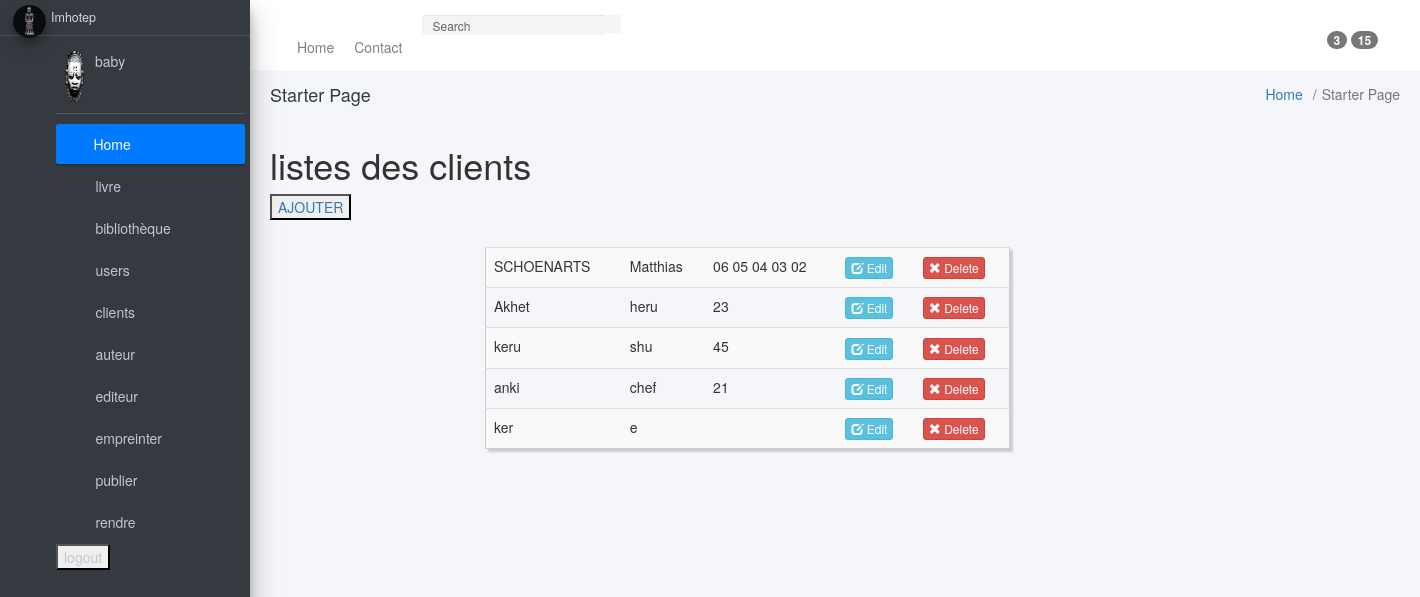
Screenshot of /admin/starter.php?page=clientlist (signed in) with the database file from the repository.
### tables this page shows
CREATE TABLE `client` (
  `id_client` int(11) NOT NULL,
  `nom` varchar(200) NOT NULL,
  `prenom` varchar(200) NOT NULL,
  `telephone` varchar(15) NOT NULL
);

### client/clientlist.php (the view, shortened to what this page needs)
<?php
include "../includes/connexiondb.php";
include "../includes/define.php";
?>
<!DOCTYPE html>
<html>
    <head>
		<link href="//netdna.bootstrapcdn.com/bootstrap/3.0.0/css/bootstrap.min.css" rel="stylesheet" id="bootstrap-css">
        <link rel="stylesheet" href="../css/tabl.css"/>
    </head>
    <body>
        <h1>listes des clients</h1>
        <a id="create" href="?page=formclient"><button>AJOUTER</button></a>
        <div class="container">
            <div class="row col-md-6 col-md-offset-2 custyle">
                <table class="table table-striped custab">
<?php
                    try{
                        $sth = $dbco->prepare("SELECT * FROM client");
                        $sth->execute();
                        $result = $sth->fetchAll(PDO::FETCH_ASSOC);
				        foreach ($result as $row => $client) {
                            echo "<tr>";
						    echo "<td>".$client['nom']."</td>";
						    echo "<td>".$client['prenom']."</td>";
						    echo "<td>".$client['telephone']."</td>";
						    echo "<td>
                                <a class='btn btn-info btn-xs' href='starter.php?page=formclient&id=".$client['id_client']."'>
                                    <span class='glyphicon glyphicon-edit'></span>
                                    Edit
                                </a>";
                            $deletepage=$route['deleteclient'];
						    echo "<td>
                                <a class='btn btn-danger btn-xs' href='$deletepage?id=".$client['id_client']."'>
                                    <span class='glyphicon glyphicon-remove'></span>
                                    Delete
                                </a>";
					        echo "</tr>";
				            }
			            echo "</table>";
                    }
                    catch(PDOException $e){
                    echo "Erreur : " . $e->getMessage();
                        }
?>
    </div>
        </div>
    </body>
</html>

### css/user.css (style rules this page uses)
html { padding:0; margin:0; }
body { font-size:62.5%; margin:0px; padding:0px; font-family:verdana,sans-serif; }

### css/tabl.css (style rules this page uses)
.custab { border: 1px solid #ccc; padding: 5px; margin: 5% 0; box-shadow: 3px 3px 2px #ccc; transition: 0.5s; }

### rows the page displays
client: nom "SCHOENARTS", prenom "Matthias", telephone "06 05 04 03 02"
client: nom "Akhet", prenom "heru", telephone "23"
client: nom "keru", prenom "shu", telephone "45"
client: nom "anki", prenom "chef", telephone "21"
client: nom "ker", prenom "e"

### other values shown
$_SESSION["user_firstname"] "baby"
